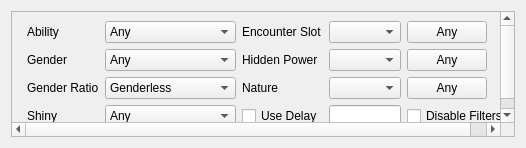
<?xml version="1.0" encoding="UTF-8"?>
<ui version="4.0">
 <class>Filter</class>
 <widget class="QWidget" name="Filter">
  <layout class="QGridLayout" name="gridLayout">
   <item row="0" column="0">
    <widget class="QScrollArea" name="scrollArea">
     <property name="widgetResizable">
      <bool>true</bool>
     </property>
     <widget class="QWidget" name="scrollAreaWidgetContents">
      <property name="geometry">
       <rect>
        <x>0</x>
        <y>0</y>
        <width>554</width>
        <height>130</height>
       </rect>
      </property>
      <layout class="QGridLayout" name="gridLayout_2">
       <item row="0" column="0" rowspan="4">
        <widget class="IVFilter" name="ivFilter" native="true"/>
       </item>
       <item row="0" column="1">
        <widget class="QLabel" name="labelAbility">
         <property name="sizePolicy">
          <sizepolicy hsizetype="Fixed" vsizetype="Preferred">
           <horstretch>0</horstretch>
           <verstretch>0</verstretch>
          </sizepolicy>
         </property>
         <property name="text">
          <string>Ability</string>
         </property>
        </widget>
       </item>
       <item row="0" column="2">
        <widget class="ComboBox" name="comboBoxAbility">
         <property name="sizePolicy">
          <sizepolicy hsizetype="Preferred" vsizetype="Fixed">
           <horstretch>0</horstretch>
           <verstretch>0</verstretch>
          </sizepolicy>
         </property>
         <item>
          <property name="text">
           <string>Any</string>
          </property>
         </item>
         <item>
          <property name="text">
           <string notr="true">0</string>
          </property>
         </item>
         <item>
          <property name="text">
           <string notr="true">1</string>
          </property>
         </item>
        </widget>
       </item>
       <item row="0" column="3">
        <widget class="QLabel" name="labelEncounterSlot">
         <property name="sizePolicy">
          <sizepolicy hsizetype="Fixed" vsizetype="Preferred">
           <horstretch>0</horstretch>
           <verstretch>0</verstretch>
          </sizepolicy>
         </property>
         <property name="text">
          <string>Encounter Slot</string>
         </property>
        </widget>
       </item>
       <item row="0" column="4">
        <widget class="CheckList" name="checkListEncounterSlot">
         <property name="sizePolicy">
          <sizepolicy hsizetype="Preferred" vsizetype="Fixed">
           <horstretch>0</horstretch>
           <verstretch>0</verstretch>
          </sizepolicy>
         </property>
        </widget>
       </item>
       <item row="0" column="5">
        <widget class="QPushButton" name="pushButtonEncounterSlotAny">
         <property name="sizePolicy">
          <sizepolicy hsizetype="Fixed" vsizetype="Fixed">
           <horstretch>0</horstretch>
           <verstretch>0</verstretch>
          </sizepolicy>
         </property>
         <property name="text">
          <string>Any</string>
         </property>
        </widget>
       </item>
       <item row="1" column="1">
        <widget class="QLabel" name="labelGender">
         <property name="sizePolicy">
          <sizepolicy hsizetype="Fixed" vsizetype="Preferred">
           <horstretch>0</horstretch>
           <verstretch>0</verstretch>
          </sizepolicy>
         </property>
         <property name="text">
          <string>Gender</string>
         </property>
        </widget>
       </item>
       <item row="1" column="2">
        <widget class="ComboBox" name="comboBoxGender">
         <property name="sizePolicy">
          <sizepolicy hsizetype="Preferred" vsizetype="Fixed">
           <horstretch>0</horstretch>
           <verstretch>0</verstretch>
          </sizepolicy>
         </property>
         <item>
          <property name="text">
           <string>Any</string>
          </property>
         </item>
         <item>
          <property name="text">
           <string notr="true">♂</string>
          </property>
         </item>
         <item>
          <property name="text">
           <string notr="true">♀</string>
          </property>
         </item>
        </widget>
       </item>
       <item row="1" column="3">
        <widget class="QLabel" name="labelHiddenPower">
         <property name="sizePolicy">
          <sizepolicy hsizetype="Fixed" vsizetype="Preferred">
           <horstretch>0</horstretch>
           <verstretch>0</verstretch>
          </sizepolicy>
         </property>
         <property name="text">
          <string>Hidden Power</string>
         </property>
        </widget>
       </item>
       <item row="1" column="4">
        <widget class="CheckList" name="checkListHiddenPower">
         <property name="sizePolicy">
          <sizepolicy hsizetype="Preferred" vsizetype="Fixed">
           <horstretch>0</horstretch>
           <verstretch>0</verstretch>
          </sizepolicy>
         </property>
        </widget>
       </item>
       <item row="1" column="5">
        <widget class="QPushButton" name="pushButtonHiddenPowerAny">
         <property name="sizePolicy">
          <sizepolicy hsizetype="Fixed" vsizetype="Fixed">
           <horstretch>0</horstretch>
           <verstretch>0</verstretch>
          </sizepolicy>
         </property>
         <property name="text">
          <string>Any</string>
         </property>
        </widget>
       </item>
       <item row="2" column="1">
        <widget class="QLabel" name="labelGenderRatio">
         <property name="sizePolicy">
          <sizepolicy hsizetype="Fixed" vsizetype="Preferred">
           <horstretch>0</horstretch>
           <verstretch>0</verstretch>
          </sizepolicy>
         </property>
         <property name="text">
          <string>Gender Ratio</string>
         </property>
        </widget>
       </item>
       <item row="2" column="2">
        <widget class="ComboBox" name="comboBoxGenderRatio">
         <property name="sizePolicy">
          <sizepolicy hsizetype="Preferred" vsizetype="Fixed">
           <horstretch>0</horstretch>
           <verstretch>0</verstretch>
          </sizepolicy>
         </property>
         <item>
          <property name="text">
           <string>Genderless</string>
          </property>
         </item>
         <item>
          <property name="text">
           <string notr="true">50% ♂ / 50% ♀</string>
          </property>
         </item>
         <item>
          <property name="text">
           <string notr="true">25% ♂ / 75% ♀</string>
          </property>
         </item>
         <item>
          <property name="text">
           <string notr="true">75% ♂ / 25% ♀</string>
          </property>
         </item>
         <item>
          <property name="text">
           <string notr="true">87.5% ♂ / 12.5% ♀</string>
          </property>
         </item>
         <item>
          <property name="text">
           <string notr="true">100% ♂</string>
          </property>
         </item>
         <item>
          <property name="text">
           <string notr="true">100% ♀</string>
          </property>
         </item>
        </widget>
       </item>
       <item row="2" column="3">
        <widget class="QLabel" name="labelNature">
         <property name="sizePolicy">
          <sizepolicy hsizetype="Fixed" vsizetype="Preferred">
           <horstretch>0</horstretch>
           <verstretch>0</verstretch>
          </sizepolicy>
         </property>
         <property name="text">
          <string>Nature</string>
         </property>
        </widget>
       </item>
       <item row="2" column="4">
        <widget class="CheckList" name="checkListNature">
         <property name="sizePolicy">
          <sizepolicy hsizetype="Preferred" vsizetype="Fixed">
           <horstretch>0</horstretch>
           <verstretch>0</verstretch>
          </sizepolicy>
         </property>
        </widget>
       </item>
       <item row="2" column="5">
        <widget class="QPushButton" name="pushButtonNatureAny">
         <property name="sizePolicy">
          <sizepolicy hsizetype="Fixed" vsizetype="Fixed">
           <horstretch>0</horstretch>
           <verstretch>0</verstretch>
          </sizepolicy>
         </property>
         <property name="text">
          <string>Any</string>
         </property>
        </widget>
       </item>
       <item row="3" column="1">
        <widget class="QLabel" name="labelShiny">
         <property name="sizePolicy">
          <sizepolicy hsizetype="Fixed" vsizetype="Preferred">
           <horstretch>0</horstretch>
           <verstretch>0</verstretch>
          </sizepolicy>
         </property>
         <property name="text">
          <string>Shiny</string>
         </property>
        </widget>
       </item>
       <item row="3" column="2">
        <widget class="ComboBox" name="comboBoxShiny">
         <property name="sizePolicy">
          <sizepolicy hsizetype="Preferred" vsizetype="Fixed">
           <horstretch>0</horstretch>
           <verstretch>0</verstretch>
          </sizepolicy>
         </property>
         <item>
          <property name="text">
           <string>Any</string>
          </property>
         </item>
         <item>
          <property name="text">
           <string>Star</string>
          </property>
         </item>
         <item>
          <property name="text">
           <string>Square</string>
          </property>
         </item>
         <item>
          <property name="text">
           <string>Star/Square</string>
          </property>
         </item>
        </widget>
       </item>
       <item row="3" column="3">
        <widget class="QCheckBox" name="checkBoxUseDelay">
         <property name="text">
          <string>Use Delay</string>
         </property>
        </widget>
       </item>
       <item row="3" column="4">
        <widget class="TextBox" name="textBoxDelay">
         <property name="sizePolicy">
          <sizepolicy hsizetype="Preferred" vsizetype="Fixed">
           <horstretch>0</horstretch>
           <verstretch>0</verstretch>
          </sizepolicy>
         </property>
        </widget>
       </item>
       <item row="3" column="5">
        <widget class="QCheckBox" name="checkBoxDisableFilters">
         <property name="text">
          <string>Disable Filters</string>
         </property>
        </widget>
       </item>
      </layout>
     </widget>
    </widget>
   </item>
  </layout>
 </widget>
 <customwidgets>
  <customwidget>
   <class>TextBox</class>
   <extends>QLineEdit</extends>
   <header>Forms/Controls/TextBox.hpp</header>
  </customwidget>
  <customwidget>
   <class>CheckList</class>
   <extends>QComboBox</extends>
   <header>Forms/Controls/CheckList.hpp</header>
   <slots>
    <slot>resetChecks()</slot>
   </slots>
  </customwidget>
  <customwidget>
   <class>ComboBox</class>
   <extends>QComboBox</extends>
   <header>Forms/Controls/ComboBox.hpp</header>
  </customwidget>
  <customwidget>
   <class>IVFilter</class>
   <extends>QWidget</extends>
   <header>Forms/Controls/IVFilter.hpp</header>
   <container>1</container>
  </customwidget>
 </customwidgets>
 <tabstops>
  <tabstop>scrollArea</tabstop>
  <tabstop>comboBoxAbility</tabstop>
  <tabstop>comboBoxGender</tabstop>
  <tabstop>comboBoxGenderRatio</tabstop>
  <tabstop>comboBoxShiny</tabstop>
  <tabstop>checkListEncounterSlot</tabstop>
  <tabstop>pushButtonEncounterSlotAny</tabstop>
  <tabstop>checkListHiddenPower</tabstop>
  <tabstop>pushButtonHiddenPowerAny</tabstop>
  <tabstop>checkListNature</tabstop>
  <tabstop>pushButtonNatureAny</tabstop>
  <tabstop>checkBoxUseDelay</tabstop>
  <tabstop>textBoxDelay</tabstop>
  <tabstop>checkBoxDisableFilters</tabstop>
 </tabstops>
 <resources/>
 <connections/>
</ui>
